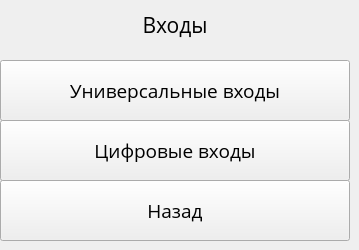
   <widget class="QWidget" name="Inputs">
    <widget class="QPushButton" name="pushButton_19">
     <property name="geometry">
      <rect>
       <x>0</x>
       <y>120</y>
       <width>350</width>
       <height>61</height>
      </rect>
     </property>
     <property name="font">
      <font>
       <family>Open Sans</family>
       <pointsize>14</pointsize>
      </font>
     </property>
     <property name="text">
      <string>Цифровые входы</string>
     </property>
    </widget>
    <widget class="QPushButton" name="pushButton_5">
     <property name="geometry">
      <rect>
       <x>0</x>
       <y>60</y>
       <width>350</width>
       <height>61</height>
      </rect>
     </property>
     <property name="font">
      <font>
       <family>Open Sans</family>
       <pointsize>14</pointsize>
      </font>
     </property>
     <property name="text">
      <string>Универсальные входы</string>
     </property>
    </widget>
    <widget class="QPushButton" name="pushButton_20">
     <property name="geometry">
      <rect>
       <x>0</x>
       <y>180</y>
       <width>350</width>
       <height>61</height>
      </rect>
     </property>
     <property name="font">
      <font>
       <family>Open Sans</family>
       <pointsize>14</pointsize>
      </font>
     </property>
     <property name="text">
      <string>Назад</string>
     </property>
    </widget>
    <widget class="QLabel" name="label_18">
     <property name="geometry">
      <rect>
       <x>0</x>
       <y>0</y>
       <width>350</width>
       <height>50</height>
      </rect>
     </property>
     <property name="font">
      <font>
       <family>Open Sans</family>
       <pointsize>16</pointsize>
      </font>
     </property>
     <property name="text">
      <string>Входы</string>
     </property>
     <property name="alignment">
      <set>Qt::AlignCenter</set>
     </property>
    </widget>
   </widget>
